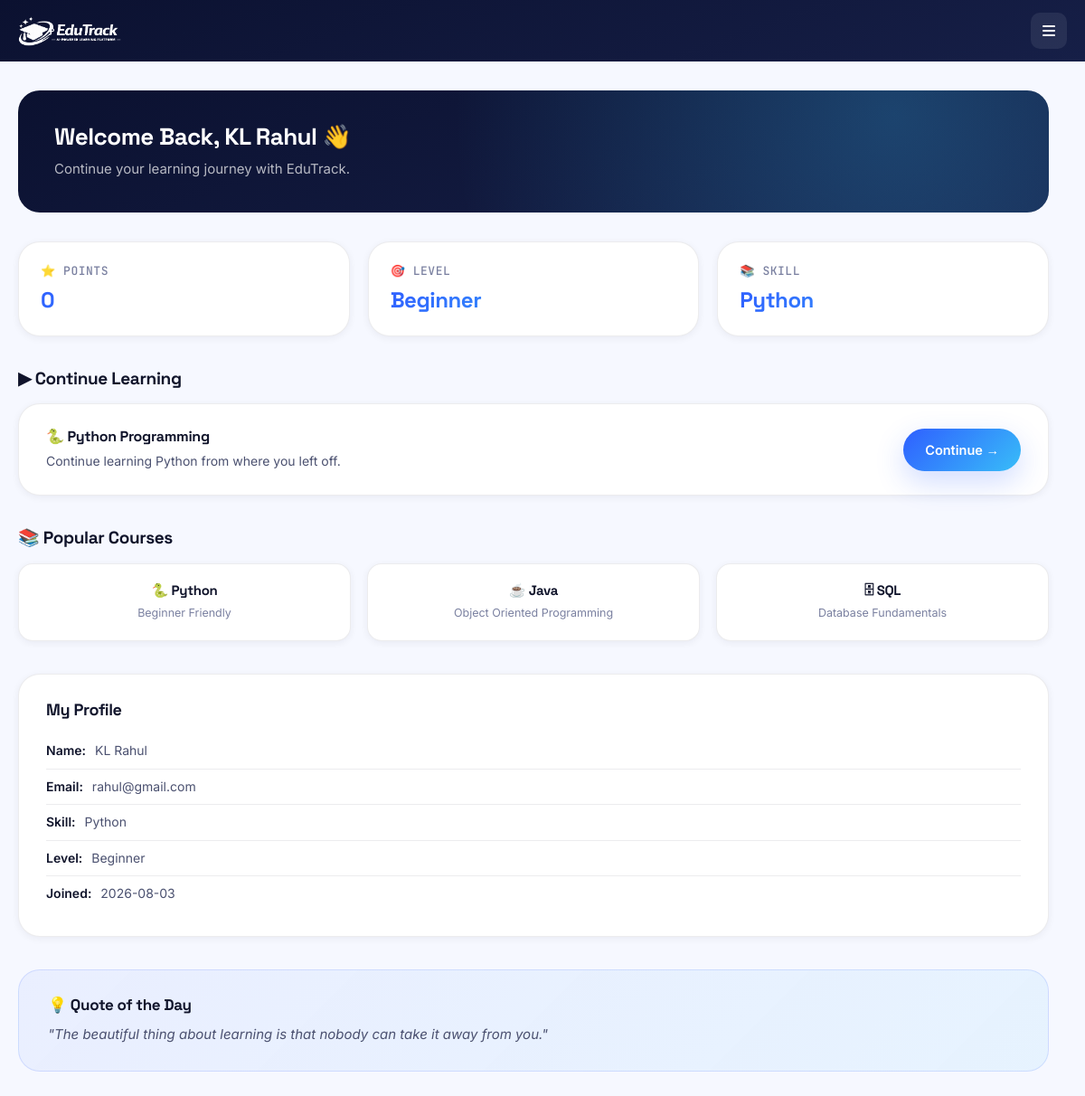
The app's page /learner/dashboard (signed in) with its own data.
### tables this page shows
CREATE TABLE learners(

        id INTEGER PRIMARY KEY AUTOINCREMENT,

        name TEXT NOT NULL,

        email TEXT UNIQUE NOT NULL,

        password TEXT NOT NULL,

        date_of_birth TEXT NOT NULL,

        skill TEXT NOT NULL,

        level TEXT NOT NULL,

        points INTEGER DEFAULT 0,

        joined_date TEXT NOT NULL

    );

### app.py (the view)
@app.route("/learner/dashboard")
def learner_dashboard():
    if "learner_id" not in session:
        return redirect(url_for("learner_login"))
    connection = sqlite3.connect("database/edutrack.db")
    connection.row_factory = sqlite3.Row
    cursor = connection.cursor()
    cursor.execute(
        "SELECT * FROM learners WHERE id = ?",
        (session["learner_id"],)
    )
    learner = cursor.fetchone()
    connection.close()
    return render_template(
        "learner_dashboard.html",
        learner=learner
    )

### templates/learner_dashboard.html (shortened to what this page needs)
<!DOCTYPE html>
<html lang="en">
<head>
    <link rel="stylesheet"
          href="{{ url_for('static', filename='css/app.css') }}">
    <link rel="stylesheet"
          href="https://cdnjs.cloudflare.com/ajax/libs/font-awesome/6.6.0/css/all.min.css">
</head>
<body>
<div class="dashboard-container">
    <aside class="sidebar">
        <div class="sidebar-logo">
            <img src="{{ url_for('static', filename='images/edutrack-logo.png') }}"
                alt="EduTrack Logo">
        </div>
        <button class="sidebar-toggle" aria-label="Toggle menu">
            <i class="fa-solid fa-bars"></i>
        </button>
    </aside>
    <main class="dashboard-content">
        <section class="welcome-card">
            <h1>
                Welcome Back,
                {{ learner['name'] }} 👋
            </h1>
            <p>
                Continue your learning journey with EduTrack.
            </p>
        </section>
        <section class="stats">
            <div class="stat-card">
                <h3>⭐ Points</h3>
                <h2>{{ learner['points'] }}</h2>
            </div>
            <div class="stat-card">
                <h3>🎯 Level</h3>
                <h2>{{ learner['level'] }}</h2>
            </div>
            <div class="stat-card">
                <h3>📚 Skill</h3>
                <h2>{{ learner['skill'] }}</h2>
            </div>
        </section>
        <section class="continue-learning">
            <h2>▶ Continue Learning</h2>
            <div class="continue-card">
                <div>
                    <h3>🐍 Python Programming</h3>
                    <p>
                        Continue learning Python from where you left off.
                    </p>
                </div>
                <a href="{{ url_for('learner_courses') }}"
                class="continue-btn">
                    Continue →
                </a>
            </div>
        </section>
        <section class="recent-courses">
            <h2>📚 Popular Courses</h2>
            <div class="recent-grid">
                <div class="recent-course">
                    <h3>🐍 Python</h3>
                    <p>Beginner Friendly</p>
                </div>
                <div class="recent-course">
                    <h3>☕ Java</h3>
                    <p>Object Oriented Programming</p>
                </div>
                <div class="recent-course">
                    <h3>🗄 SQL</h3>
                    <p>Database Fundamentals</p>
                </div>
            </div>
        </section>
        <section class="profile-card">
            <h2>My Profile</h2>
            <div class="profile-info">
                <p><strong>Name:</strong> {{ learner['name'] }}</p>
                <p><strong>Email:</strong> {{ learner['email'] }}</p>
                <p><strong>Skill:</strong> {{ learner['skill'] }}</p>
                <p><strong>Level:</strong> {{ learner['level'] }}</p>
                <p><strong>Joined:</strong> {{ learner['joined_date'] }}</p>
            </div>
        </section>
        <section class="quote-card">
            <h2>💡 Quote of the Day</h2>
            <p>
                "The beautiful thing about learning is that nobody can take it away from you."
            </p>
        </section>
    </main>
</div>
</body>
</html>

### records on screen
learners: name "KL Rahul", email "rahul@gmail.com", skill "Python", level "Beginner", joined_date "2026-08-03"
